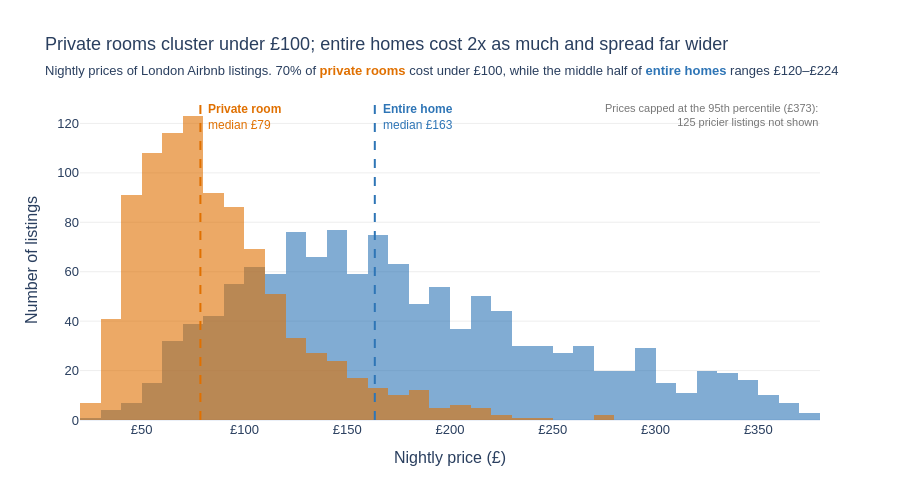

Here is the notebook cell this chart was saved with:
### Markdown cell above
## Task 1 — Histogram: price by room type (overlapping distributions)

**What to build:** A histogram showing price distributions for **Entire home/apt vs Private room** (exclude Shared room — too few observations) overlaid on the same chart.

**Requirements:**
- Both room types on the same chart (use `color='room_type'`)
- `barmode='overlay'` with `opacity=0.6` so both distributions are visible
- A vertical line for the median of EACH room type, differently coloured
- Insight title comparing the two distributions

> 💡 `df_cap[df_cap['room_type'].isin(['Entire home/apt','Private room'])]`

### Code cell
# Task 1 — price by room type, overlapping histograms
colors = {'Entire home/apt': '#2E75B6', 'Private room': '#E07000'}
data = df_cap[df_cap['room_type'].isin(colors)]

stats = data.groupby('room_type')['price'].describe()
medians = stats['50%']
iqr = stats['75%'] - stats['25%']
ratio = medians['Entire home/apt'] / medians['Private room']
private_under_100 = (data.loc[data['room_type'] == 'Private room', 'price'] < 100).mean()
n_capped = (df['price'] > p95).sum()
print(stats.round(1))
print(f"Median ratio: {ratio:.1f}x, IQR ratio: {iqr['Entire home/apt'] / iqr['Private room']:.1f}x")
print(f"Private rooms under £100: {private_under_100:.0%}")

fig = px.histogram(
    data_frame=data,
    x='price',
    color='room_type',
    color_discrete_map=colors,
    barmode='overlay',
    opacity=0.6,
    labels={'price': 'Nightly price (£)', 'room_type': 'Room type'},
    template='plotly_white',
    height=500, width=900
)

# same £10 bins for both room types so the bars line up
fig.update_traces(xbins=dict(start=0, end=p95, size=10), showlegend=False)

# median line per room type, labelled in its colour (doubles as the legend)
for room in colors:
    fig.add_vline(
        x=medians[room], line_dash='dash', line_color=colors[room], line_width=2,
        annotation=dict(
            text=f"<b>{room.replace('/apt', '')}</b><br>median £{medians[room]:.0f}",
            font=dict(color=colors[room], size=12),
            xanchor='left', yanchor='top', xshift=6, align='left'
        )
    )

fig.add_annotation(
    xref='paper', yref='paper', x=1, y=1, xanchor='right', yanchor='top',
    text=f"Prices capped at the 95th percentile (£{p95:.0f}):<br>{n_capped} pricier listings not shown",
    showarrow=False, align='right', font=dict(size=11, color='#777777')
)

fig.update_layout(
    title=dict(
        text=f"Private rooms cluster under £100; entire homes cost {ratio:.0f}x as much and spread far wider",
        subtitle=dict(text=(
            f"Nightly prices of London Airbnb listings. {private_under_100:.0%} of "
            f"<span style='color:{colors['Private room']}'><b>private rooms</b></span> cost under £100, while the middle half of "
            f"<span style='color:{colors['Entire home/apt']}'><b>entire homes</b></span> ranges "
            f"£{stats.loc['Entire home/apt', '25%']:.0f}–£{stats.loc['Entire home/apt', '75%']:.0f}"
        ))
    ),
    font=dict(family='Arial', size=13),
    xaxis=dict(showgrid=False, tickprefix='£'),
    yaxis=dict(gridcolor='#EEEEEE', title='Number of listings'),
    margin=dict(t=100)
)

fig.show()

### Figure 1 — Plotly figure (JSON) as saved in the notebook; plotly's stock layout.template omitted (floating-point values rounded to 4 significant figures; data arrays with more than 128 entries replaced by an {"elided": "..."} marker saying what was removed)
{"data": [{"bingroup": "x", "hovertemplate": "Room type=Entire home/apt<br>Nightly price (£)=%{x}<br>count=%{y}<extra></extra>", "legendgroup": "Entire home/apt", "marker": {"color": "#2E75B6", "opacity": 0.6, "pattern": {"shape": ""}}, "name": "Entire home/apt", "orientation": "v", "showlegend": false, "type": "histogram", "x": {"elided": "1251 float values"}, "xaxis": "x", "xbins": {"end": 372.7, "size": 10, "start": 0}, "yaxis": "y"}, {"bingroup": "x", "hovertemplate": "Room type=Private room<br>Nightly price (£)=%{x}<br>count=%{y}<extra></extra>", "legendgroup": "Private room", "marker": {"color": "#E07000", "opacity": 0.6, "pattern": {"shape": ""}}, "name": "Private room", "orientation": "v", "showlegend": false, "type": "histogram", "x": {"elided": "942 float values"}, "xaxis": "x", "xbins": {"end": 372.7, "size": 10, "start": 0}, "yaxis": "y"}], "layout": {"annotations": [{"align": "left", "font": {"color": "#2E75B6", "size": 12}, "showarrow": false, "text": "<b>Entire home</b><br>median £163", "x": 163.4, "xanchor": "left", "xref": "x", "xshift": 6, "y": 1, "yanchor": "top", "yref": "y domain"}, {"align": "left", "font": {"color": "#E07000", "size": 12}, "showarrow": false, "text": "<b>Private room</b><br>median £79", "x": 78.57, "xanchor": "left", "xref": "x", "xshift": 6, "y": 1, "yanchor": "top", "yref": "y domain"}, {"align": "right", "font": {"color": "#777777", "size": 11}, "showarrow": false, "text": "Prices capped at the 95th percentile (£373):<br>125 pricier listings not shown", "x": 1, "xanchor": "right", "xref": "paper", "y": 1, "yanchor": "top", "yref": "paper"}], "barmode": "overlay", "font": {"family": "Arial", "size": 13}, "height": 500, "legend": {"title": {"text": "Room type"}, "tracegroupgap": 0}, "margin": {"t": 100}, "shapes": [{"line": {"color": "#2E75B6", "dash": "dash", "width": 2}, "type": "line", "x0": 163.4, "x1": 163.4, "xref": "x", "y0": 0, "y1": 1, "yref": "y domain"}, {"line": {"color": "#E07000", "dash": "dash", "width": 2}, "type": "line", "x0": 78.57, "x1": 78.57, "xref": "x", "y0": 0, "y1": 1, "yref": "y domain"}], "title": {"subtitle": {"text": "Nightly prices of London Airbnb listings. 70% of <span style='color:#E07000'><b>private rooms</b></span> cost under £100, while the middle half of <span style='color:#2E75B6'><b>entire homes</b></span> ranges £120–£224"}, "text": "Private rooms cluster under £100; entire homes cost 2x as much and spread far wider"}, "width": 900, "xaxis": {"anchor": "y", "domain": [0.0, 1.0], "showgrid": false, "tickprefix": "£", "title": {"text": "Nightly price (£)"}}, "yaxis": {"anchor": "x", "domain": [0.0, 1.0], "gridcolor": "#EEEEEE", "title": {"text": "Number of listings"}}}}
